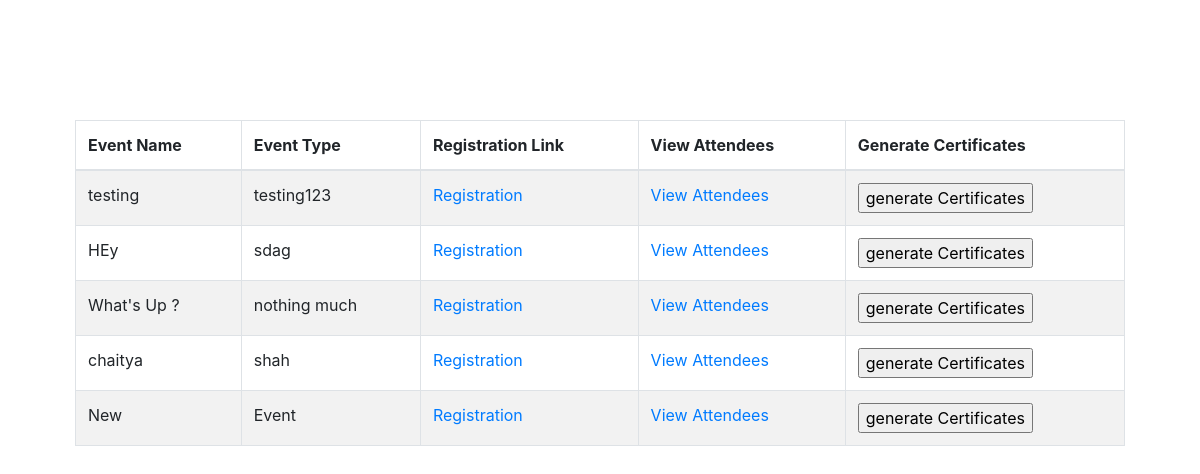
The app's page /event/view/ (signed in), older data.
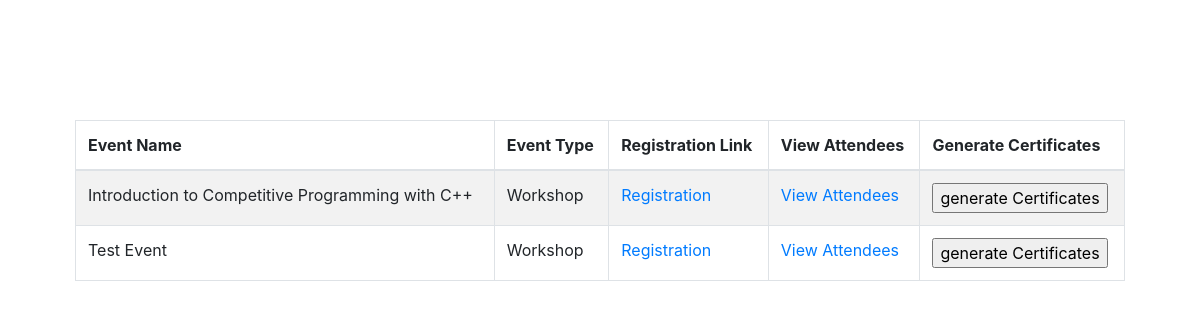
The same page, newer data.
### records/models.py (models this page shows, shortened)
class Event(models.Model):
	event_type = models.CharField(max_length=255)
	event_name = models.CharField(max_length=255)
	event_date = models.DateField(default=datetime.now)
	event_url = models.CharField(max_length=1000, null=True, blank=True)
	attendees = models.ManyToManyField(Attendee)

### records/views.py (the view, shortened to what this page needs)
# urls.py: url(r'^event/view/$', view_events, name='view_events'),
def view_events(request):
	if not is_logged_in(request):
		return HttpResponseRedirect('/login/')
	if request.method == 'GET':
		data = Event.objects.all()
		return render(request, 'records/view.html', {'title': 'view', 'data': data})

### records/views.py (called while the page is built)
def is_logged_in(request):
	return request.user.is_authenticated

### records/templates/records/view.html (shortened to what this page needs)
{% extends "records/index.html" %}
{% block recordcontent %}
<br>
<br>
<br>
<br>
<br>
	<div class="container">
			<table class="table table-condensed table-striped table-bordered table-inverse table-hover">
			<thead class="">
				<tr>
					<th>Event Name</th>
					<th>Event Type</th>
					<th>Registration Link</th>
					<th>View Attendees</th>
					<th>Generate Certificates</th>
				</tr>
			</thead>
			<tbody>
			{% for event in data %}
				<tr>
					<td>{{event.event_name}}</td>
					<td>{{event.event_type}}</td>
					<td><a href="{{event.event_url}}" target='_blank'>Registration</a></td>
					<td><a href="{{event.event_url}}view/" target='_blank'>View Attendees</td>
					<td><form action='.' method="post">
						<input type="submit" value='generate Certificates' />
					</form></td>
				</tr>
			{% endfor %}
			</tbody>
		</table>
	</div>
{% endblock %}

Row changes from the older to the newer data that the page shows:
removed Event: event_name "testing", event_type "testing123"
removed Event: event_name "HEy", event_type "sdag"
removed Event: event_name "What's Up ?", event_type "nothing much"
removed Event: event_name "chaitya", event_type "shah"
removed Event: event_name "New", event_type "Event"
added Event: event_name "Introduction to Competitive Programming with C++", event_type "Workshop"
added Event: event_name "Test Event", event_type "Workshop"
